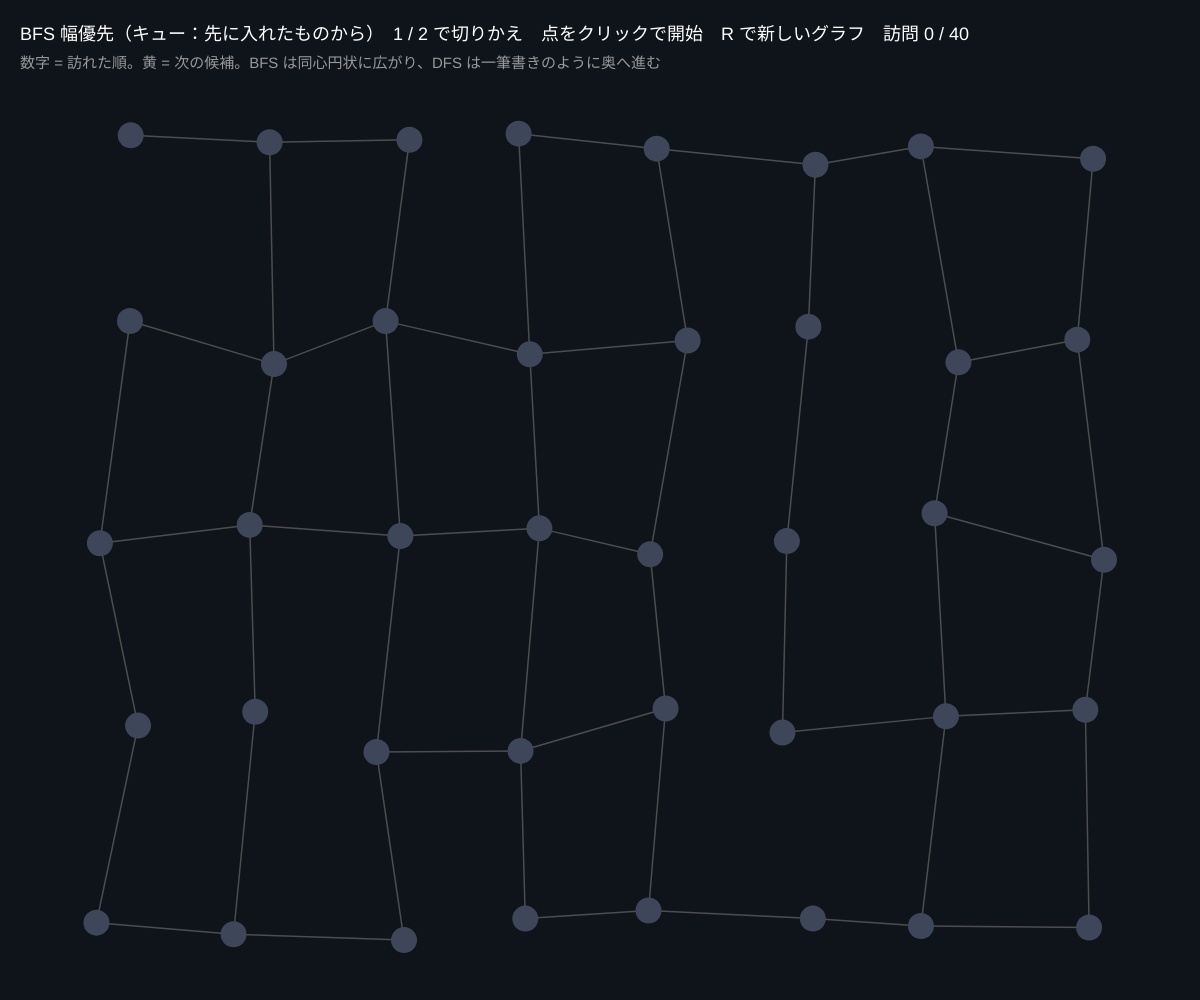
Frame 1 (no input)
Frame 60 (no input): identical to frame 1, image omitted
Frame 120 (the mouse pressed at the canvas centre since frame 60): identical to frame 1, image omitted

The p5.js sketch that drew this single still picture (run headless with seeded random() and noise() and a simulated clock; from frame 60 on, the mouse is pressed at the canvas centre):

// p5.js sketch
// ── sketch.js
// ============================================
// 01 グラフをたどる（幅優先探索と深さ優先探索）
// BFS：近い点から順に、波のように広がる（最短経路が見つかる）
// DFS：一本道をどんどん奥へ、行き止まりで戻る（迷路の探索）
// クリックした点から探索開始 / 1 = BFS / 2 = DFS / R で新しいグラフ
// ============================================

let nodes = [], edges = [], adj = [];
let mode = 1;
let order = []; // 訪れた順
let frontier = []; // 次に見る候補（BFS：キュー、DFS：スタック）
let visited = [];
let timer = 0;

function setup() {
  createCanvas(windowWidth, windowHeight);
  colorMode(HSB, 360, 100, 100, 100);
  makeGraph();
}

// 格子状にゆがんだグラフをつくる
function makeGraph() {
  nodes = []; edges = []; adj = [];
  let cols = 8, rows = 5;
  for (let r = 0; r < rows; r++) for (let c = 0; c < cols; c++) {
    nodes.push({ x: map(c, 0, cols - 1, 120, width - 120) + random(-25, 25), y: map(r, 0, rows - 1, 150, height - 80) + random(-25, 25) });
    adj.push([]);
  }
  for (let r = 0; r < rows; r++) for (let c = 0; c < cols; c++) {
    let i = r * cols + c;
    if (c < cols - 1 && random() < 0.85) addEdge(i, i + 1);
    if (r < rows - 1 && random() < 0.85) addEdge(i, i + cols);
  }
  order = []; frontier = []; visited = [];
}
function addEdge(a, b) {
  edges.push([a, b]);
  adj[a].push(b);
  adj[b].push(a);
}

function draw() {
  background(220, 40, 10);
  // ★ 1 ステップ進める（0.15 秒ごと）
  if (frontier.length && millis() - timer > 150) {
    timer = millis();
    let cur = mode === 1 ? frontier.shift() : frontier.pop(); // BFS は先頭から、DFS は末尾から
    if (!visited[cur]) {
      visited[cur] = order.length + 1;
      order.push(cur);
      for (let nb of adj[cur]) if (!visited[nb]) frontier.push(nb);
    }
  }

  for (let [a, b] of edges) {
    let both = visited[a] && visited[b];
    stroke(0, 0, both ? 80 : 30);
    strokeWeight(both ? 3 : 1.5);
    line(nodes[a].x, nodes[a].y, nodes[b].x, nodes[b].y);
  }
  for (let i = 0; i < nodes.length; i++) {
    noStroke();
    let v = visited[i];
    let inFrontier = frontier.includes(i);
    fill(v ? map(v, 1, nodes.length, 180, 330) : inFrontier ? 45 : 220, v || inFrontier ? 80 : 30, v || inFrontier ? 100 : 35);
    circle(nodes[i].x, nodes[i].y, v ? 34 : 26);
    if (v) {
      fill(0, 0, 10);
      textAlign(CENTER, CENTER);
      textSize(13);
      text(v, nodes[i].x, nodes[i].y);
    }
  }
  textAlign(LEFT, BASELINE);

  noStroke();
  fill(0, 0, 100);
  textSize(18);
  text((mode === 1 ? 'BFS 幅優先（キュー：先に入れたものから）' : 'DFS 深さ優先（スタック：後に入れたものから）') + '　1 / 2 で切りかえ　点をクリックで開始　R で新しいグラフ　訪問 ' + order.length + ' / ' + nodes.length, 20, 40);
  fill(0, 0, 60);
  textSize(15);
  text('数字 = 訪れた順。黄 = 次の候補。BFS は同心円状に広がり、DFS は一筆書きのように奥へ進む', 20, 68);
}

function mousePressed() {
  for (let i = 0; i < nodes.length; i++) {
    if (dist(mouseX, mouseY, nodes[i].x, nodes[i].y) < 20) {
      order = []; visited = []; frontier = [i];
    }
  }
}
function keyPressed() {
  if (key === '1' || key === '2') { mode = int(key); order = []; visited = []; frontier = []; }
  if (key === 'r' || key === 'R') makeGraph();
}

// ---------- やってみよう ----------
// 1. 同じ点から BFS と DFS を始めて、訪れる順番の違いを見る
// 2. グラフが 2 つに分かれているとき（R で作り直すと時々そうなる）、片方からは全部訪れない
// 3. BFS で「何歩目か」を記録すれば最短経路になる。visited に歩数を入れてみよう
